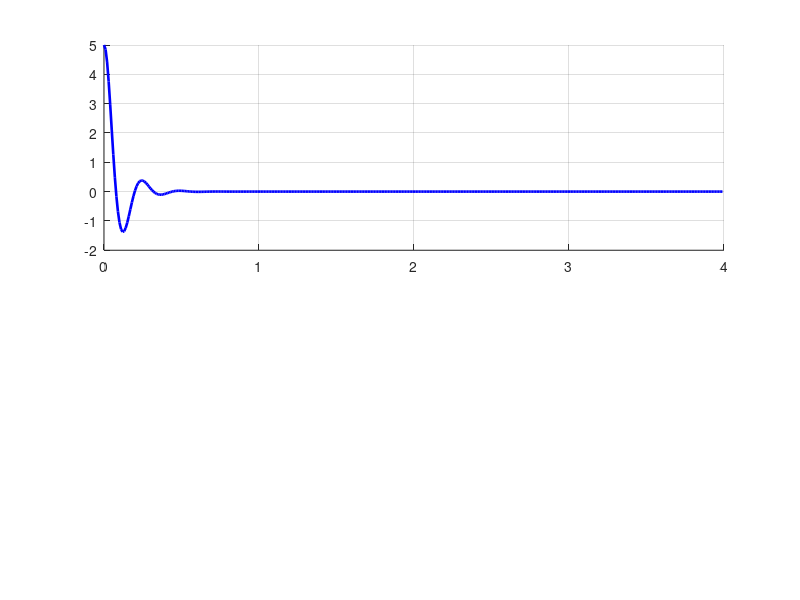

Write the MATLAB code that produced this figure. (Note: this script raises an error after producing the figure.)
function comparar(slug)
% COMPARAR  Simula un controlador y lo compara con el hardware en UNA figura
%           con 2 graficas superpuestas (sim + hardware) y metricas visibles.
%   comparar('lqr')     % tambien: lqg, cascada, imc, hinf   (fopid: ya hecho aparte)
%
% Genera <slug>_comparativa.png (theta y u, sim vs HW en la misma grafica) e
% imprime en consola: overshoot, tiempo de establecimiento, thetaRMS, |u|max
% de simulacion y de hardware, listo para pegar en una tabla.

if nargin<1, slug='lqr'; end
here   = fileparts(mfilename('fullpath'));
resdir = fullfile(here,'..','resultados');
outdir = here;
rms = @(v) sqrt(mean(v.^2));

%% 1) Simulacion (recuperacion desde theta0 = 5 deg)
[t_s, th_s, u_s] = sim_ctrl(slug);
OS_s = max(0,-min(th_s))/abs(th_s(1))*100;             % sobrepaso [%]
is = find(abs(th_s) > 0.02*abs(th_s(1)), 1, 'last');   % settling 2%
ts_s = is*0.01;
RMS_s = rms(th_s); Umax_s = max(abs(u_s));

%% 2) Data real (hardware) mas reciente
d = dir(fullfile(resdir,[slug '_2*.csv']));
th_h=[]; t_h=[]; u_h=[]; RMS_h=NaN; Thmax_h=NaN; Umax_h=NaN; ts_h=NaN;
if ~isempty(d)
   [~,ix]=max([d.datenum]);
   T=readtable(fullfile(resdir,d(ix).name)); D=T{:,:};
   t_h=(D(:,1)-D(1,1))/1000; th_h=D(:,2); u_h=D(:,6);
   RMS_h=rms(th_h); Thmax_h=max(abs(th_h)); Umax_h=max(abs(u_h));
   tail=rms(th_h(t_h>0.6*t_h(end))); band=max(2*tail,0.5);   % settling HW
   ih=find(abs(th_h)>band,1,'last'); if ~isempty(ih), ts_h=t_h(ih); end
end

%% 3) Figura: 2 graficas superpuestas + recuadro de metricas
nombres = containers.Map({'lqr','lqg','cascada','fopid','imc','hinf'}, ...
   {'LQR','LQG','Cascada','FOPID','IMC','H_{\infty}'});
f=figure('Color','w','Position',[100 100 720 540]);

ax1=subplot(2,1,1); hold on; grid on;
plot(t_s, th_s, 'b-', 'LineWidth',1.9);
if ~isempty(th_h), plot(t_h, th_h, 'r-', 'LineWidth',1.0); end
yline(0,'--k','HandleVisibility','off');
ylabel('\theta [deg]','FontSize',11);
title([nombres(slug) ' : Simulacion vs Hardware'],'FontSize',12,'Interpreter','tex');
legend('Simulacion','Hardware','Location','northeast','Interpreter','tex');
% recuadro con parametros de desempeno (sim y hardware)
txt = { sprintf('SIM:  OS=%.1f%%   t_s=%.2fs   \\theta_{RMS}=%.2f\\circ   |u|_{max}=%.0f',OS_s,ts_s,RMS_s,Umax_s), ...
        sprintf('HW:   \\theta_{RMS}=%.2f\\circ   |\\theta|_{max}=%.2f\\circ   |u|_{max}=%.0f   t_s=%.1fs',RMS_h,Thmax_h,Umax_h,ts_h) };
yl=ylim; xl=xlim;
text(xl(1)+0.02*range(xl), yl(2)-0.05*range(yl), txt, 'VerticalAlignment','top',...
     'FontSize',8.5,'BackgroundColor','w','EdgeColor',[.4 .4 .4],'Margin',3);

ax2=subplot(2,1,2); hold on; grid on;
plot(t_s, u_s, 'b-', 'LineWidth',1.9);
if ~isempty(u_h), plot(t_h, u_h, 'r-', 'LineWidth',1.0); end
ylabel('u [PWM]','FontSize',11); xlabel('t [s]','FontSize',11);
legend('Simulacion','Hardware','Location','northeast','Interpreter','tex');
linkaxes([ax1 ax2],'x');
saveas(f, fullfile(outdir,[slug '_comparativa.png']));

%% 4) Impresion en consola (para armar la tabla)
fprintf('\n===== %s =====\n', upper(slug));
fprintf('SIM : OS=%.1f%%  ts=%.2fs  thetaRMS=%.3f deg  |u|max=%.0f\n', OS_s,ts_s,RMS_s,Umax_s);
if ~isempty(th_h)
  fprintf('HW  : thetaRMS=%.3f deg  |theta|max=%.2f deg  |u|max=%.0f  ts=%.1fs  (%s)\n',...
          RMS_h,Thmax_h,Umax_h,ts_h,d(ix).name);
else
  fprintf('HW  : (sin CSV en resultados/)\n');
end
fprintf('Imagen: %s_comparativa.png\n', slug);
end

% =====================================================================
function [t,th_deg,u_out]=sim_ctrl(slug)
% Lazo cerrado discreto (dt=10ms) desde theta0=5 deg.
R2D=180/pi; dt=0.01; Tf=4; N=round(Tf/dt);
A=[0 1 0 0; 0 0 -7.4697 0; 0 0 0 1; 0 0 104.6806 0];
B=[0;0.1979;0;-1.4869]*(0.00054/0.00338);          % B REAL
sysd=c2d(ss(A,B,eye(4),zeros(4,1)),dt,'zoh'); Ad=sysd.A; Bd=sysd.B;

alpha=10.2314; k2=-20.33; kc=1.19; CASGAIN=4;                 % cascada
Klqg=[-70.71 -196.97 -1985.22 -284.52];                       % lqg
% H-INFINITO con pesos NUEVOS  W1=makeweight(200,60,0.05), W2=1e-3, W3=makeweight(0.20,40,2)
% (K(z) por mixsyn+c2d tustin; escala 1.0 -> ESTABILIZA)
num=[-38006.829174 52497.395668 19204.787074 -52729.296467 18570.141301];
den=[1 -0.113033 -0.865016 0.281061 0.033044]; HINF_SCALE=1.0;
% FOPID (no se modifica; incluido por completitud)
L=64; lam=0.95; mu=0.15; cI=zeros(1,L); cD=zeros(1,L); cI(1)=1; cD(1)=1;
for j=2:L, cI(j)=cI(j-1)*(1-(-lam+1)/(j-1)); cD(j)=cD(j-1)*(1-(mu+1)/(j-1)); end
hlam=dt^lam; hmu=dt^-mu; ebuf=zeros(1,L);
I1=0; u_imc=0; ehist=zeros(1,5); uhist=zeros(1,5);

x=[0;0;5/R2D;0]; th_deg=zeros(1,N); u_out=zeros(1,N);
for kk=1:N
   th=x(3); thd=x(4);
   switch slug
     case 'lqr',     u = 59.5*(th*R2D) + 1.7*(thd*R2D);
     case 'lqg',     u = -(Klqg(3)*th + Klqg(4)*thd);
     case 'cascada'
        e1=-th; I1=max(min(I1+e1*dt,2),-2);
        u=CASGAIN*k2*(kc*(e1+alpha*I1)-(thd+alpha*th));
     case 'imc'
        uref=43.5*(th*R2D)+3.10*(thd*R2D); beta=dt/(0.010+dt);
        u_imc=u_imc+beta*(uref-u_imc); u=0.75*u_imc;
     case 'fopid'
        e=th*R2D; ebuf=[e ebuf(1:end-1)];
        I=hlam*sum(cI.*ebuf); Dv=hmu*sum(cD.*ebuf); I=max(min(I,200),-200);
        u=45*e+12*I+2.5*Dv;
     case 'hinf'
        e=-th; ehist=[e ehist(1:end-1)];
        u=(num*ehist' - den(2:end)*uhist(1:end-1)')/den(1);
        uhist=[u uhist(1:end-1)]; u=HINF_SCALE*u;
     otherwise, error('controlador desconocido: %s',slug);
   end
   u=max(min(u,255),-255);
   th_deg(kk)=th*R2D; u_out(kk)=u;
   x=Ad*x+Bd*u;
   if abs(x(3)*R2D)>60, th_deg=th_deg(1:kk); u_out=u_out(1:kk); break; end
end
t=(0:numel(th_deg)-1)*dt;
end
